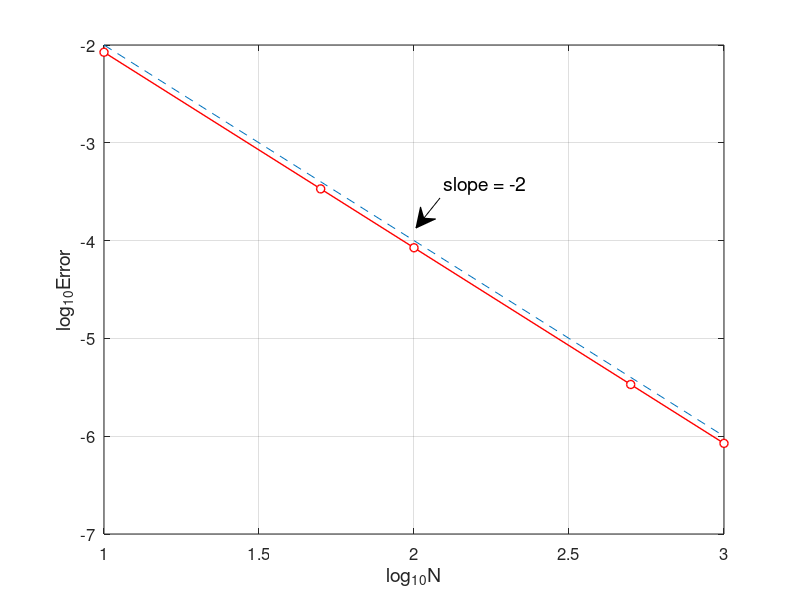

Reproduce this figure in MATLAB.
% fdm1d1_error.m
% finite difference method for 1D problem
% -u''+u'=pi^2*sin(pi*x)+pi*cos(pi*x)  in [0,1]
% u(0)=0, u(1)=0 ;
% exact solution : u=sin(pi*x)
clear all; close all;
Nvec=[10 50 100 500 1000];    % Number of partitions
Error=[];
for k=1:length(Nvec)
    N=Nvec(k);
    h=1/N;
    x=0:h:1;
    N=length(x)-1;
    A=diag((2/h^2)*ones(N-1,1))...
        +diag((1/(2*h)-1/h^2)*ones(N-2,1),1)...
        +diag((-1/(2*h)-1/h^2)*ones(N-2,1),-1);
    b=pi^2*sin(pi*x(2:N))+pi*cos(pi*x(2:N));
    u=A\b';
    u=[0;u;0];
    ue=sin(pi*x');
    error=max(abs(u-ue));
    Error=[Error,error];
end
plot(log10(Nvec),log10(Error),'ro-','MarkerFaceColor','w','LineWidth',1)
hold on
plot(log10(Nvec), log10(Nvec.^(-2)), '--')
grid on
%title('Convergence of Finite Difference Method','fontsize',12)
set(gca,'fontsize',12)
xlabel('log_{10}N','fontsize', 14), ylabel('log_{10}Error','fontsize',14),

% add annotation of slope
ax = [0.55 0.52];
ay = [0.67 0.62];
annotation('textarrow',ax,ay,'String','slope = -2 ','fontsize',14)

% computating convergence order
for i=1:length(Nvec)-1
    order(i)=-log(Error(i)/Error(i+1))/(log(Nvec(i)/Nvec(i+1)));
end
Error   
order

% print -dpng -r600 fdm1d1_error.png
% print -depsc2 fdm1d1_error.eps
